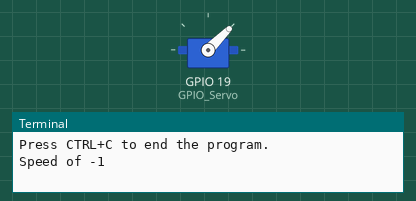
Simulated run of this program. Board: Raspberry Pi (BCM pin numbers). Parts: servo, the last lines printed to the terminal. Servo angles are drawn from the pulse width (0.5 ms = 0°, 2.5 ms = 180°); the clock reads 2024-03-15 10:24:30 at power-on unless the program sets it.

Above: at 0.05 s.
At 2.5 s:
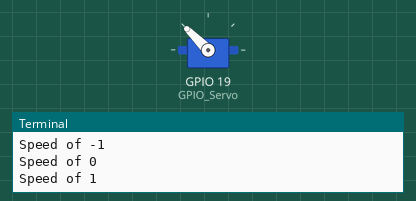
At 5.0 s:
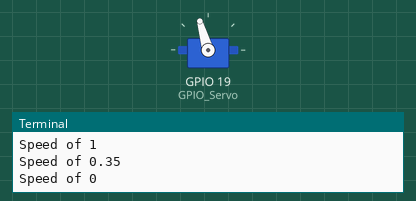
Timing chart, 0 to 6.5 s (numbered marks = the images above):
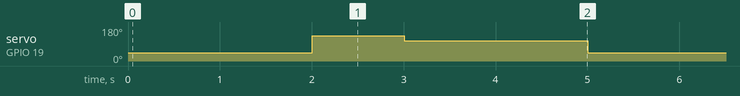

Measured:
- by itself, servo on GPIO 19 (GPIO_Servo): repeats every 5.0 s: 106° 2.0 s, 45° 2.0 s, 135° 1.0 s

The program:

servorotation_fsm.py
```python
# This program demonstrates how to control a continuous rotation
# servo directly from the GPIO pins, without the use of a PWM driver.


# General libraries
import time
# Libraries for the harware PWM
import pigpio


# Set GPIO pins for harware PWM
# Note: There are only two hardware PWMs
#         channel 0: pin 12 (but it may make 18 unusable as well)
#         channel 1: pin 19 (but it may make 13 unusable as well)
GPIO_Servo = 19


# Set the pwm frequency is set automatically to 50

# Start the hardware pwm service
pi = pigpio.pi()

# Helper function
# Pulse width in microseconds.
#    Full forward: 2000us, full reverse: 1000us
def widthHWpwm_rot(speed):
    if speed == 0:
        return 0
    pmin = 1000
    pmax = 2000
    return int(0.5*(pmin+pmax) + 0.5*(pmax-pmin)*float(speed))


# Initialize the finite state machine
FSM1State = 0
FSM1NextState = 0
FSM1LastTime = 0


try:
    print("Press CTRL+C to end the program.")

    while True:

        # Check the current time
        currentTime = time.time()

        # Update the state
        FSM1State = FSM1NextState

        # Check the state transitions for FSM 1
        # State 0: speed of -0
        if (FSM1State == 0):
            if (currentTime - FSM1LastTime > 1):
                speed = -1
                pi.set_servo_pulsewidth(GPIO_Servo, widthHWpwm_rot(speed))
                FSM1NextState = 1
                print ("Speed of",speed)
            else:
                FSM1NextState = 0

        # State 1: speed of 0.5
        elif (FSM1State == 1):
            if (currentTime - FSM1LastTime > 1):
                speed = 0
                pi.set_servo_pulsewidth(GPIO_Servo, widthHWpwm_rot(speed))
                FSM1NextState = 2
                print ("Speed of",speed)
            else:
                FSM1NextState = 1

        # State 2: speed of 1
        elif (FSM1State == 2):
            if (currentTime - FSM1LastTime > 1):
                speed = 1
                pi.set_servo_pulsewidth(GPIO_Servo, widthHWpwm_rot(speed))
                FSM1NextState = 3
                print ("Speed of",speed)
            else:
                FSM1NextState = 2

        # State 3: speed of -1
        elif (FSM1State == 3):
            if (currentTime - FSM1LastTime > 1):
                speed = 0.35
                pi.set_servo_pulsewidth(GPIO_Servo, widthHWpwm_rot(speed))
                FSM1NextState = 4
                print ("Speed of",speed)
            else:
                FSM1NextState = 3

        # State 4: speed of -0.5
        elif (FSM1State == 4):
            if (currentTime - FSM1LastTime > 1):
                speed = 0
                pi.set_servo_pulsewidth(GPIO_Servo, widthHWpwm_rot(speed))
                FSM1NextState = 0
                print ("Speed of",speed)
            else:
                FSM1NextState = 4

        # State ??
        else:
            print("Error: unrecognized state for FSM1")
            break

        # If there is a state change, record the time
        if (FSM1State != FSM1NextState):
            FSM1LastTime = currentTime


# Quit the program when the user presses CTRL + C
except KeyboardInterrupt:
    pass
finally:
    # Stop the continuous rotation servo
    pi.set_servo_pulsewidth(GPIO_Servo, 0)
    pi.stop()
    # Clean up the resources
```
